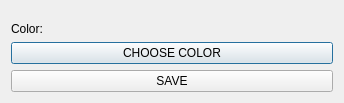
<?xml version="1.0" encoding="UTF-8"?>
<ui version="4.0">
 <class>add_background_dialog</class>
 <widget class="QDialog" name="add_background_dialog">
  <property name="geometry">
   <rect>
    <x>0</x>
    <y>0</y>
    <width>344</width>
    <height>103</height>
   </rect>
  </property>
  <property name="windowTitle">
   <string>Set a background color</string>
  </property>
  <layout class="QVBoxLayout" name="verticalLayout">
   <item>
    <spacer name="verticalSpacer">
     <property name="orientation">
      <enum>Qt::Orientation::Vertical</enum>
     </property>
     <property name="sizeHint" stdset="0">
      <size>
       <width>20</width>
       <height>40</height>
      </size>
     </property>
    </spacer>
   </item>
   <item>
    <widget class="QLabel" name="label">
     <property name="text">
      <string>Color:</string>
     </property>
    </widget>
   </item>
   <item>
    <widget class="QPushButton" name="pushButton_color">
     <property name="text">
      <string>CHOOSE COLOR</string>
     </property>
    </widget>
   </item>
   <item>
    <widget class="QPushButton" name="pushButton_save">
     <property name="text">
      <string>SAVE</string>
     </property>
    </widget>
   </item>
  </layout>
 </widget>
 <resources/>
 <connections/>
</ui>
